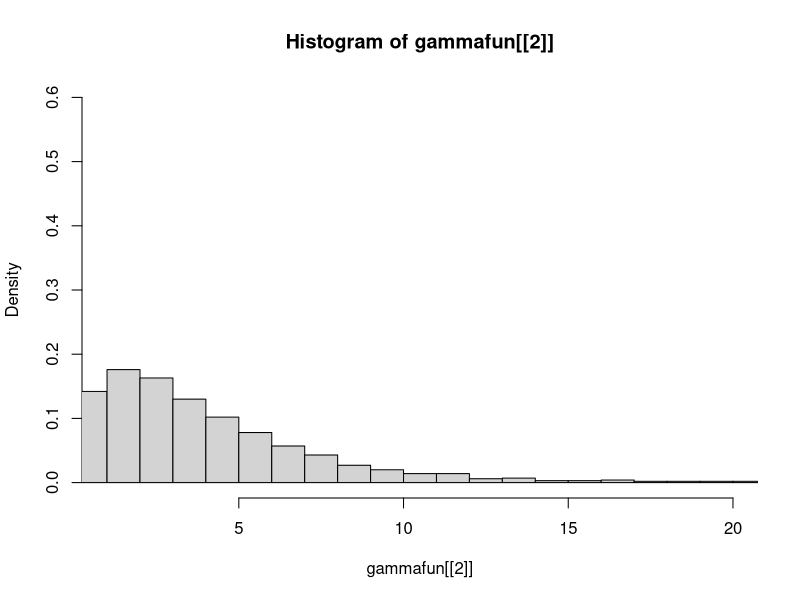
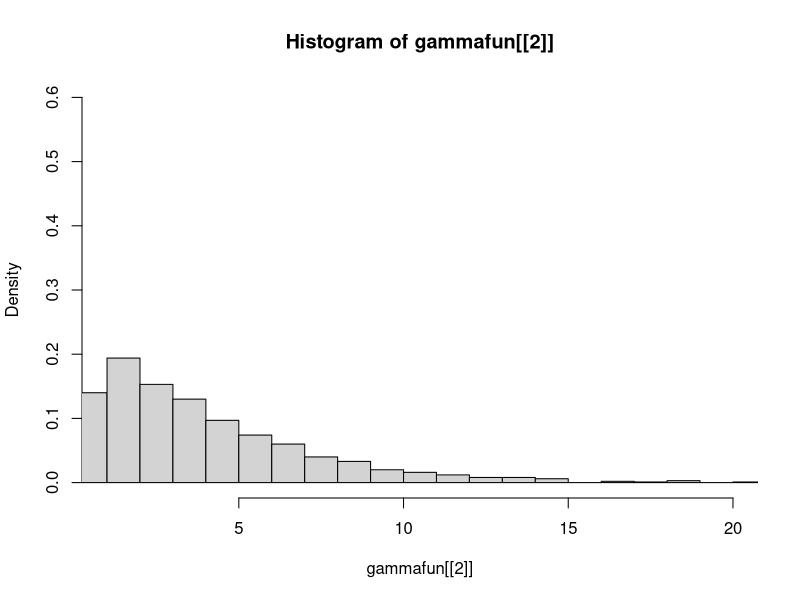
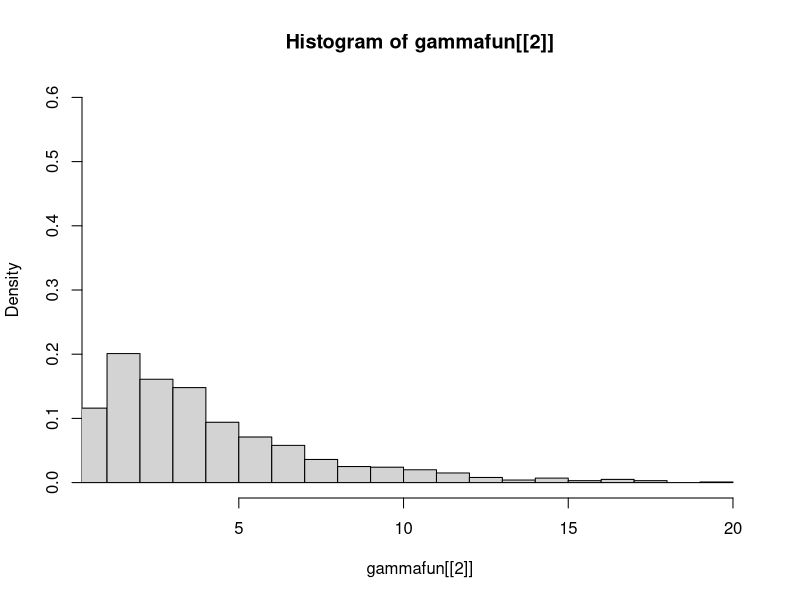
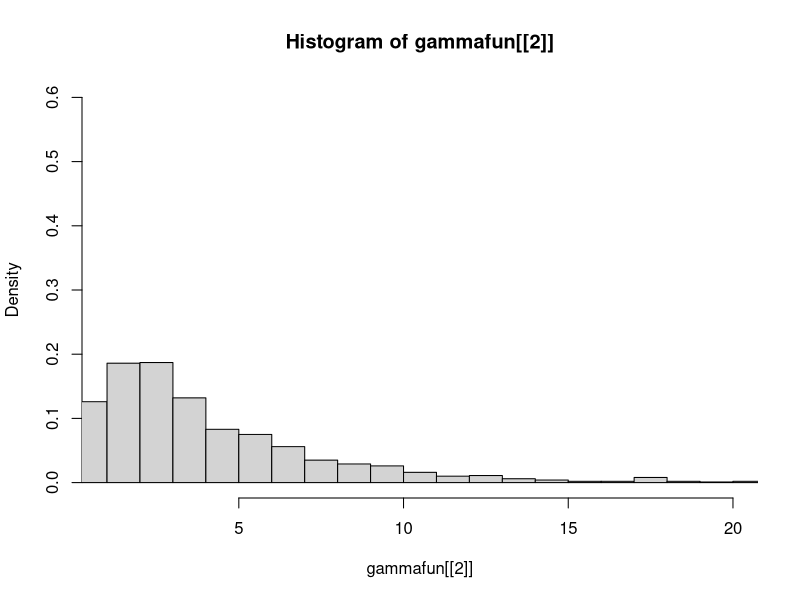
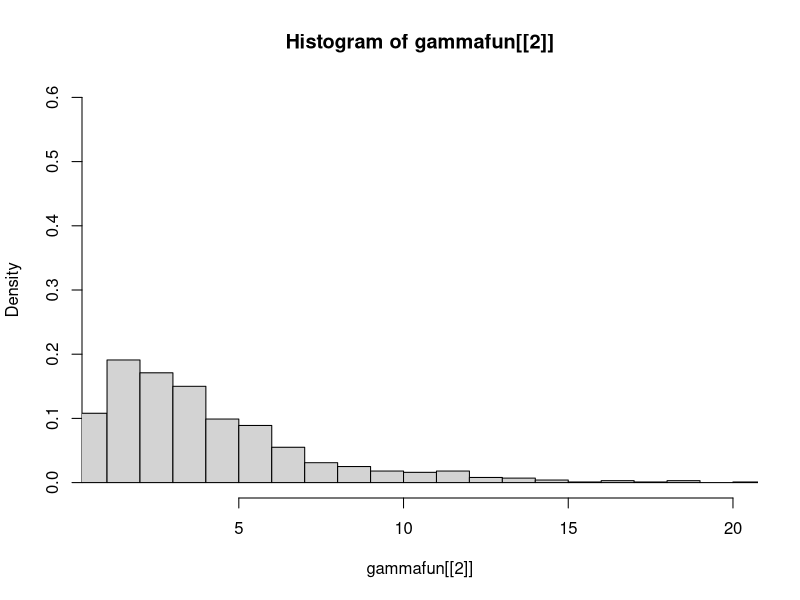
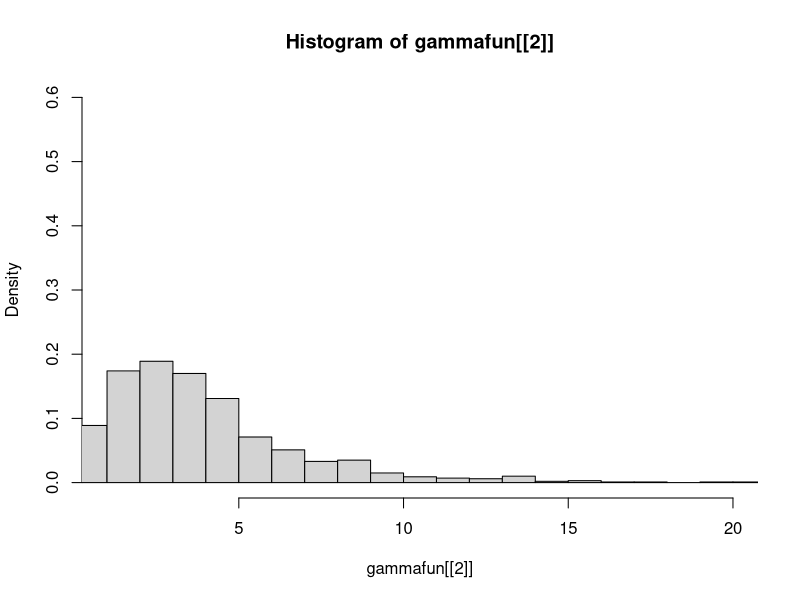
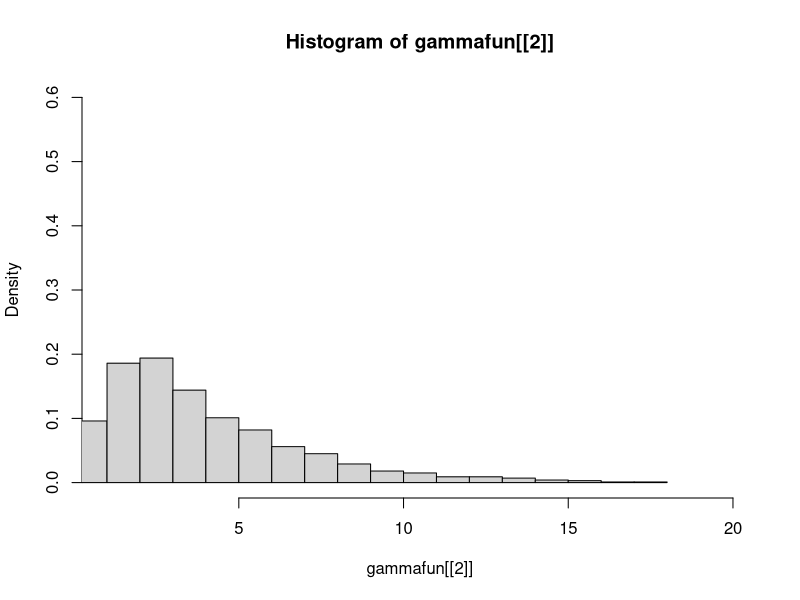
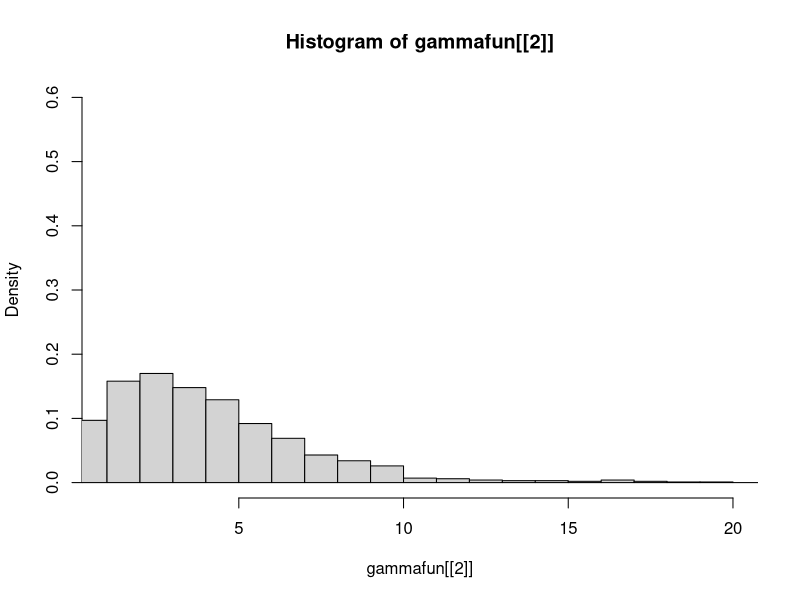

R code for these plots, in order: (Note: this script raises an error after producing the figures.)
library(fitdistrplus)
# Synthetic data and functions to test:
# 1. the effect of different emprical distributions and interdependence 
# of variables on the parameters of a gamma distribution
# 2. the effectiveness of different methods for mitigating the effect of 
# change on deviations from normality in the empirical distribution 
# of variables on a gamma distribution

z.score=function(x){
  x.z=(x-mean(x))/sd(x)
  return(x.z)
}
test.gamma=function(nvar=4, meanvar=0, sdvar=1, ndraws=1000,
                    vardep=c(1,2,3,4), sdvartimes=c(2,1)){
  # nvar: number of input variables to simulate
  # meanvar, sdvar: parameters of the normal distribution for each input variables
  # ndraws: number of entries per variable
  # vardep: index for pairs of interdependent variables. The first term of
  # each pair is the independent and the second is the dependent
  # corlevel: the level of correlation between dependent variables.
  # the length of this vector should be equal to ahlf the size of vardep
  # chgvar: variable to represent change
  for(i in 1:nvar){
    varvec=rnorm(ndraws,meanvar,sdvar)
  if(i==1){syndata=varvec} else {syndata=cbind(syndata,varvec)}
  syndata=data.frame(syndata)
  # assign correlation level between variables and renormalize them
  }
  if (class(sdvartimes)=="numeric"){
    if(length(sdvartimes)!=length(vardep)/2){
      return("sdvartimes should have a length equal to the length of vardep/2")}
    for(i in seq(2, length(vardep), by=2)){
      syndata[,i]=syndata[,i-1]+rnorm(ndraws, meanvar, (sdvar*sdvartimes[i/2]))
      syndata[,i]=z.score(syndata[,i])
    }
  }
  sumsyndatasq=apply(syndata^2,1, sum)
  gammadist=fitdist(sumsyndatasq, dist="gamma", method="mle")
  #fitdist(sumsyndatasq[[2]], dist="gamma", method="mle")
  return(list(syndata, sumsyndatasq, gammadist))
}

# IMPLEMENTATION
sdvec=c(0, 0.1, 0.2, 0.4, 0.8, 1.6, 3.2, 6.4, 12.8)
iter=(length(sdvec))
for(i in seq(1, iter, by=1)){
gammafun=test.gamma(nvar=4, meanvar=0, sdvar=1, ndraws=1000, 
                    vardep=c(1,2,3,4), 
                    sdvartimes=c(sdvec[i], (12.8-sdvec[i])))
hist(gammafun[[2]], freq=FALSE, 
     breaks=seq(0,ceiling(max(gammafun[[2]])), by=1), 
     xlim=c(1,20), ylim=c(0, 0.6))
out=cbind(cor(gammafun[[1]][,2], gammafun[[1]][,1], method="pearson"),
      gammafun[[3]]$estimate[1],gammafun[[3]]$estimate[2])
if(i==1){outot=out}else{outot=rbind(outot,out)}
}
outot=data.frame(outot)
names(outot)=c("cor", "shape", "rate")

plot(outot$cor, outot$shape)
plot(outot$cor, outot$rate)
plot(outot$shape, outot$rate)






a=rnorm(1000,0,1)
b=rnorm(1000,0,1)
c=rnorm(1000,0,1)
d=rnorm(1000,0,1)
abcd=data.frame(cbind(a,b,c,d))
sumabcdsq=apply(abcd^2, 1, sum)
test=fitdist(sumabcdsq, dist="gamma", method="mle")

gammafun=test.gamma(4, 0, 1, 1000, sdvartimes=NA)
test=fitdist(gammafun[[2]], dist="gamma", method="mle")
summary(test)
plot(test)

cor(syndata[,3], syndata[,1], method="pearson")
test=fitdist(sumsyndatasq, dist="gamma", method="mle")
